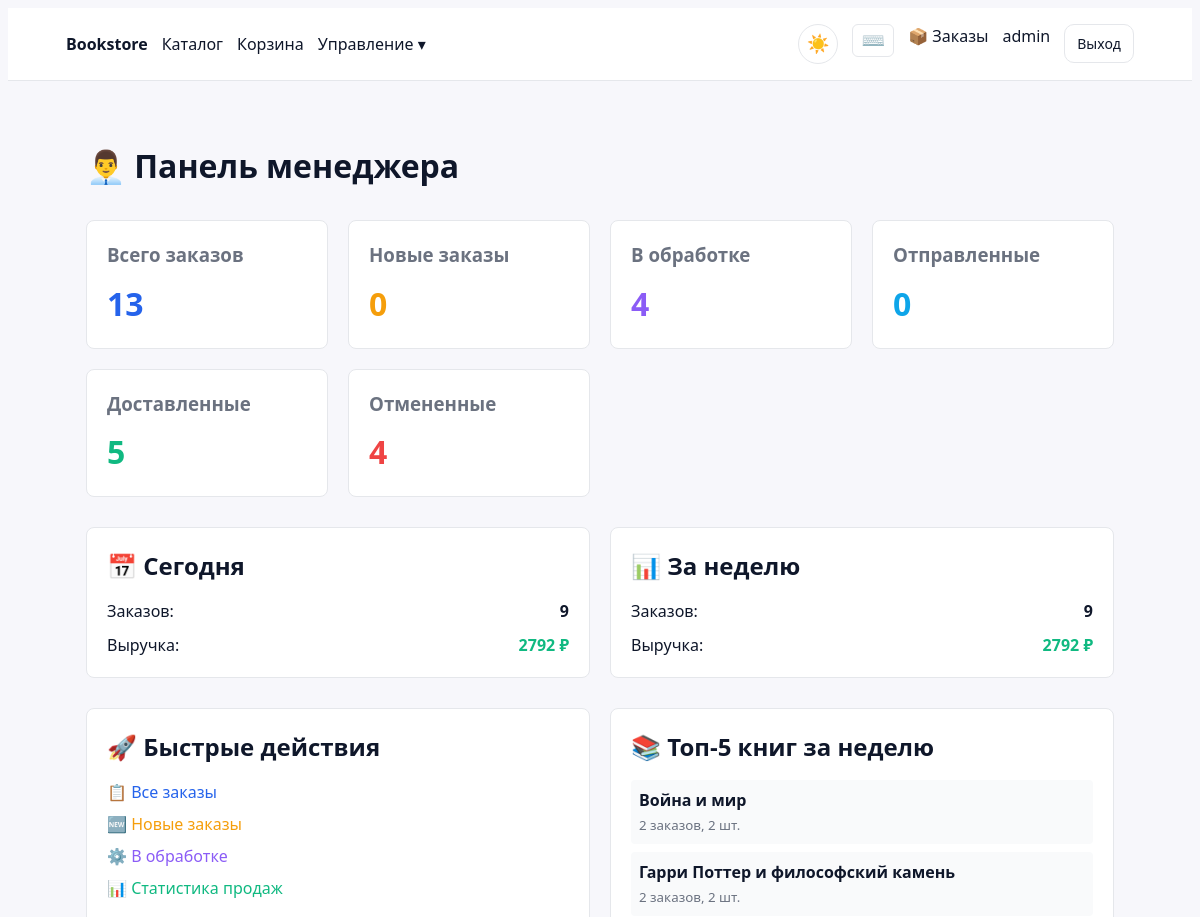
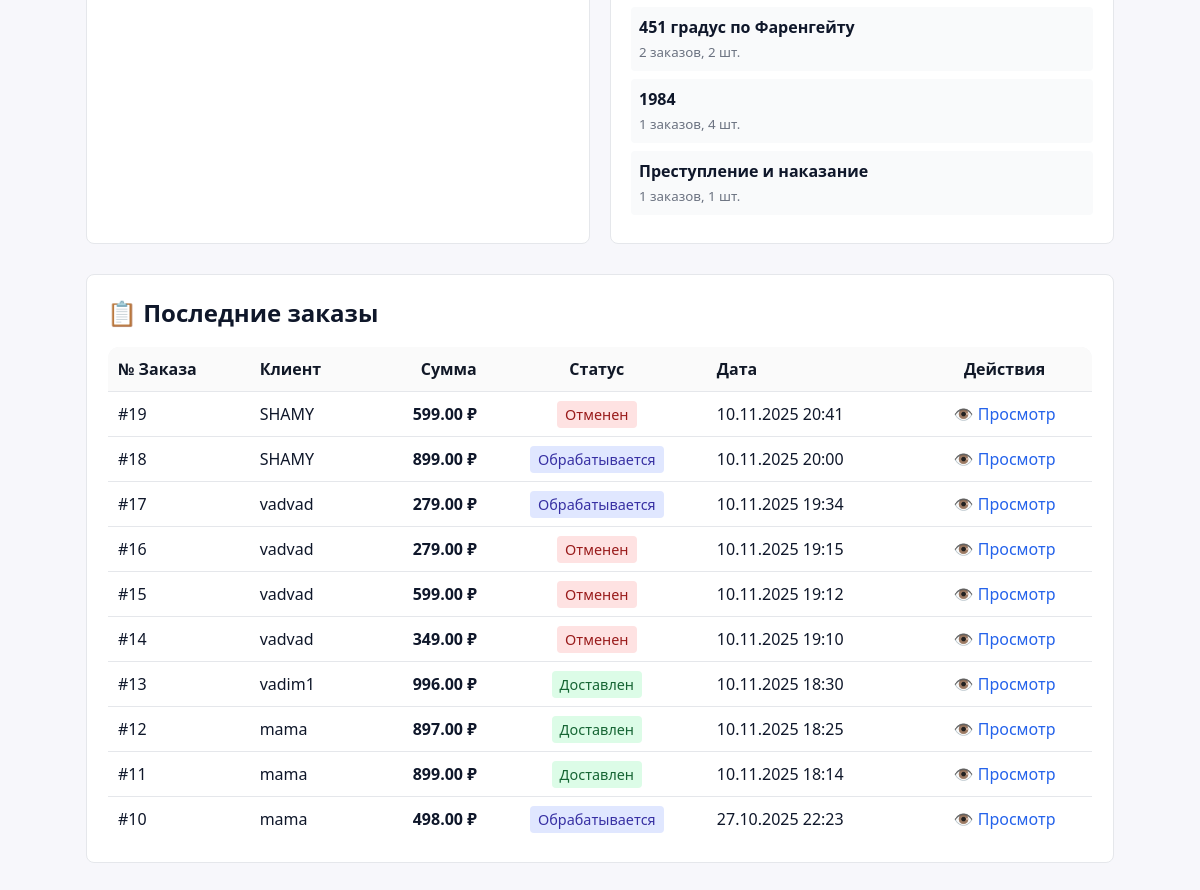
/manager/ (signed in), run on the app's committed database (2 pictures, top to bottom).
### backend/apps/catalog/models.py (models this page shows, shortened)
class Book(models.Model):
    title = models.CharField(max_length=255)
    isbn = models.CharField(max_length=20, unique=True)
    description = models.TextField(blank=True)
    category = models.ForeignKey(Category, on_delete=models.PROTECT, related_name="books")
    price = models.DecimalField(max_digits=10, decimal_places=2)
    rating = models.DecimalField(max_digits=3, decimal_places=2, default=0)
    pages = models.PositiveIntegerField(null=True, blank=True)
    publication_date = models.DateField(null=True, blank=True)
    cover_image = models.ImageField(upload_to='book_covers/', blank=True, null=True)
    is_active = models.BooleanField(default=True)
    created_at = models.DateTimeField(auto_now_add=True)
    updated_at = models.DateTimeField(auto_now=True)
    class Meta:
        ordering = ["title"]
        indexes = [
            models.Index(fields=['category', 'is_active']),
            models.Index(fields=['price']),
            models.Index(fields=['rating']),
        ]

### backend/apps/orders/models.py (models this page shows, shortened)
class Order(models.Model):
    STATUS_CHOICES = (
        ("processing", "Обрабатывается"),
        ("shipped", "Отправлен"),
        ("delivered", "Доставлен"),
        ("cancelled", "Отменен"),
    )
    user = models.ForeignKey(settings.AUTH_USER_MODEL, on_delete=models.CASCADE, related_name='orders')
    status = models.CharField(max_length=20, choices=STATUS_CHOICES, default="processing")
    total_amount = models.DecimalField(max_digits=12, decimal_places=2, default=0)
    shipping_address = models.TextField(default="")
    shipping_city = models.CharField(max_length=100, default="")
    shipping_postal_code = models.CharField(max_length=20, default="")
    notes = models.TextField(blank=True)
    created_at = models.DateTimeField(auto_now_add=True)
    updated_at = models.DateTimeField(auto_now=True)
    class Meta:
        ordering = ['-created_at']
        indexes = [
            models.Index(fields=['user', 'status']),
            models.Index(fields=['status', 'created_at']),
        ]

### backend/apps/web/manager_views.py (the view)
# urls.py: path('manager/', manager_views.manager_dashboard, name='manager-dashboard'),
@manager_required
def manager_dashboard(request):
    total_orders = Order.objects.count()
    new_orders = Order.objects.filter(status='new').count()
    processing_orders = Order.objects.filter(status='processing').count()
    shipped_orders = Order.objects.filter(status='shipped').count()
    delivered_orders = Order.objects.filter(status='delivered').count()
    cancelled_orders = Order.objects.filter(status='cancelled').count()
    today = datetime.now().date()
    today_orders = Order.objects.filter(created_at__date=today).count()
    today_revenue = Order.objects.filter(
        created_at__date=today,
        status__in=['delivered', 'shipped']
    ).aggregate(total=Sum('total_amount'))['total'] or 0
    week_ago = today - timedelta(days=7)
    week_orders = Order.objects.filter(created_at__date__gte=week_ago).count()
    week_revenue = Order.objects.filter(
        created_at__date__gte=week_ago,
        status__in=['delivered', 'shipped']
    ).aggregate(total=Sum('total_amount'))['total'] or 0
    recent_orders = Order.objects.select_related('user').order_by('-created_at')[:10]
    top_books = Book.objects.annotate(
        week_orders=Count('orderitem__order', filter=Q(orderitem__order__created_at__date__gte=week_ago)),
        week_quantity=Sum('orderitem__quantity', filter=Q(orderitem__order__created_at__date__gte=week_ago))
    ).filter(week_orders__gt=0).order_by('-week_orders')[:5]
    context = {
        'total_orders': total_orders,
        'new_orders': new_orders,
        'processing_orders': processing_orders,
        'shipped_orders': shipped_orders,
        'delivered_orders': delivered_orders,
        'cancelled_orders': cancelled_orders,
        'today_orders': today_orders,
        'today_revenue': today_revenue,
        'week_orders': week_orders,
        'week_revenue': week_revenue,
        'recent_orders': recent_orders,
        'top_books': top_books,
    }
    return render(request, 'web/manager/dashboard.html', context)

### templates/web/manager/dashboard.html (shortened to what this page needs)
{% extends 'web/base.html' %}
{% block content %}
<div style="max-width: 1200px; margin: 0 auto; padding: 20px;">
	<h1>👨‍💼 Панель менеджера</h1>
	<div style="display: grid; grid-template-columns: repeat(auto-fit, minmax(200px, 1fr)); gap: 20px; margin: 30px 0;">
		<div style="background: #fff; padding: 20px; border-radius: 8px; border: 1px solid #e5e7eb;">
			<h3 style="margin: 0 0 10px 0; color: #6b7280;">Всего заказов</h3>
			<p style="font-size: 2em; margin: 0; color: #2563eb; font-weight: bold;">{{ total_orders }}</p>
		</div>
		<div style="background: #fff; padding: 20px; border-radius: 8px; border: 1px solid #e5e7eb;">
			<h3 style="margin: 0 0 10px 0; color: #6b7280;">Новые заказы</h3>
			<p style="font-size: 2em; margin: 0; color: #f59e0b; font-weight: bold;">{{ new_orders }}</p>
		</div>
		<div style="background: #fff; padding: 20px; border-radius: 8px; border: 1px solid #e5e7eb;">
			<h3 style="margin: 0 0 10px 0; color: #6b7280;">В обработке</h3>
			<p style="font-size: 2em; margin: 0; color: #8b5cf6; font-weight: bold;">{{ processing_orders }}</p>
		</div>
		<div style="background: #fff; padding: 20px; border-radius: 8px; border: 1px solid #e5e7eb;">
			<h3 style="margin: 0 0 10px 0; color: #6b7280;">Отправленные</h3>
			<p style="font-size: 2em; margin: 0; color: #0ea5e9; font-weight: bold;">{{ shipped_orders }}</p>
		</div>
		<div style="background: #fff; padding: 20px; border-radius: 8px; border: 1px solid #e5e7eb;">
			<h3 style="margin: 0 0 10px 0; color: #6b7280;">Доставленные</h3>
			<p style="font-size: 2em; margin: 0; color: #10b981; font-weight: bold;">{{ delivered_orders }}</p>
		</div>
		<div style="background: #fff; padding: 20px; border-radius: 8px; border: 1px solid #e5e7eb;">
			<h3 style="margin: 0 0 10px 0; color: #6b7280;">Отмененные</h3>
			<p style="font-size: 2em; margin: 0; color: #ef4444; font-weight: bold;">{{ cancelled_orders }}</p>
		</div>
	</div>
	<div style="display: grid; grid-template-columns: repeat(auto-fit, minmax(300px, 1fr)); gap: 20px; margin: 30px 0;">
		<div style="background: #fff; padding: 20px; border-radius: 8px; border: 1px solid #e5e7eb;">
			<h2 style="margin: 0 0 15px 0;">📅 Сегодня</h2>
			<div style="display: flex; justify-content: space-between; margin-bottom: 10px;">
				<span>Заказов:</span>
				<strong>{{ today_orders }}</strong>
			</div>
			<div style="display: flex; justify-content: space-between;">
				<span>Выручка:</span>
				<strong style="color: #10b981;">{{ today_revenue|floatformat:0 }} ₽</strong>
			</div>
		</div>
		<div style="background: #fff; padding: 20px; border-radius: 8px; border: 1px solid #e5e7eb;">
			<h2 style="margin: 0 0 15px 0;">📊 За неделю</h2>
			<div style="display: flex; justify-content: space-between; margin-bottom: 10px;">
				<span>Заказов:</span>
				<strong>{{ week_orders }}</strong>
			</div>
			<div style="display: flex; justify-content: space-between;">
				<span>Выручка:</span>
				<strong style="color: #10b981;">{{ week_revenue|floatformat:0 }} ₽</strong>
			</div>
		</div>
	</div>
	<div style="display: grid; grid-template-columns: repeat(auto-fit, minmax(300px, 1fr)); gap: 20px; margin: 30px 0;">
		<div style="background: #fff; padding: 20px; border-radius: 8px; border: 1px solid #e5e7eb;">
			<h2 style="margin: 0 0 15px 0;">🚀 Быстрые действия</h2>
			<ul style="list-style: none; padding: 0; margin: 0;">
				<li style="margin: 8px 0;"><a href="/manager/orders/" style="color: #2563eb; text-decoration: none;">📋 Все заказы</a></li>
				<li style="margin: 8px 0;"><a href="/manager/orders/?status=new" style="color: #f59e0b; text-decoration: none;">🆕 Новые заказы</a></li>
				<li style="margin: 8px 0;"><a href="/manager/orders/?status=processing" style="color: #8b5cf6; text-decoration: none;">⚙️ В обработке</a></li>
				<li style="margin: 8px 0;"><a href="/manager/statistics/" style="color: #10b981; text-decoration: none;">📊 Статистика продаж</a></li>
			</ul>
		</div>
		<div style="background: #fff; padding: 20px; border-radius: 8px; border: 1px solid #e5e7eb;">
			<h2 style="margin: 0 0 15px 0;">📚 Топ-5 книг за неделю</h2>
			{% if top_books %}
			<ul style="list-style: none; padding: 0; margin: 0;">
				{% for book in top_books %}
				<li style="margin: 8px 0; padding: 8px; background: #f9fafb; border-radius: 4px;">
					<strong>{{ book.title }}</strong><br>
					<small style="color: #6b7280;">{{ book.week_orders }} заказов, {{ book.week_quantity }} шт.</small>
				</li>
				{% endfor %}
			</ul>
			{% else %}
			<p style="color: #6b7280; margin: 0;">Нет данных за неделю</p>
			{% endif %}
		</div>
	</div>
	<div style="background: #fff; padding: 20px; border-radius: 8px; border: 1px solid #e5e7eb;">
		<h2 style="margin: 0 0 15px 0;">📋 Последние заказы</h2>
		{% if recent_orders %}
		<div style="overflow-x: auto;">
			<table style="width: 100%; border-collapse: collapse;">
				<thead style="background: #f9fafb;">
					<tr>
						<th style="padding: 10px; text-align: left;">№ Заказа</th>
						<th style="padding: 10px; text-align: left;">Клиент</th>
						<th style="padding: 10px; text-align: right;">Сумма</th>
						<th style="padding: 10px; text-align: center;">Статус</th>
						<th style="padding: 10px; text-align: left;">Дата</th>
						<th style="padding: 10px; text-align: center;">Действия</th>
					</tr>
				</thead>
				<tbody>
					{% for order in recent_orders %}
					<tr style="border-top: 1px solid #e5e7eb;">
						<td style="padding: 10px;">#{{ order.id }}</td>
						<td style="padding: 10px;">{{ order.user.username }}</td>
						<td style="padding: 10px; text-align: right; font-weight: 600;">{{ order.total_amount }} ₽</td>
						<td style="padding: 10px; text-align: center;">
							<span style="padding: 4px 8px; border-radius: 4px; font-size: 0.9em;
								{% if order.status == 'new' %}background: #fef3c7; color: #92400e;
								{% elif order.status == 'processing' %}background: #e0e7ff; color: #3730a3;
								{% elif order.status == 'shipped' %}background: #dbeafe; color: #1e40af;
								{% elif order.status == 'delivered' %}background: #dcfce7; color: #166534;
								{% elif order.status == 'cancelled' %}background: #fee2e2; color: #991b1b;
								{% endif %}">
								{{ order.get_status_display }}
							</span>
						</td>
						<td style="padding: 10px;">{{ order.created_at|date:"d.m.Y H:i" }}</td>
						<td style="padding: 10px; text-align: center;">
							<a href="/manager/orders/{{ order.id }}/" style="color: #2563eb; text-decoration: none;">👁️ Просмотр</a>
						</td>
					</tr>
					{% endfor %}
				</tbody>
			</table>
		</div>
		{% else %}
		<p style="color: #6b7280; text-align: center; padding: 20px;">Нет заказов</p>
		{% endif %}
	</div>
</div>
{% endblock %}

### templates/web/base.html (shortened to what this page needs)
{% load static %}
<!doctype html>
<html lang="ru">
<head>
	<link rel="stylesheet" href="https://cdn.jsdelivr.net/npm/modern-normalize/modern-normalize.css">
	<link rel="stylesheet" href="{% static 'styles.css' %}">
</head>
<body class="light"
	  data-is-authenticated="{% if request.user.is_authenticated %}true{% else %}false{% endif %}"
	  data-is-staff="{% if request.user.is_staff %}true{% else %}false{% endif %}">
	<header class="header">
		<div class="nav container">
			<ul class="nav-left">
				<li class="brand"><a href="/">Bookstore</a></li>
				<li><a href="/catalog/">Каталог</a></li>
				<li><a href="/cart/">Корзина</a></li>
				{% if request.user.is_authenticated %}
					{% if request.user.profile.role == 'admin' or request.user.is_staff %}
					<li class="dropdown">
						<a href="#">Управление ▾</a>
					</li>
					{% endif %}
				{% endif %}
			</ul>
			<ul class="nav-right">
				<li>
					<button id="help-btn" class="btn-ghost" style="padding: 4px 8px; font-size: 1.2em; border: 1px solid var(--border); border-radius: 6px; cursor: pointer; background: var(--card);" title="Горячие клавиши (Ctrl+?)">⌨️</button>
				</li>
				{% if request.user.is_authenticated %}
				<li><a href="/orders/">📦 Заказы</a></li>
				<li><a href="/profile/">{{ request.user.username }}</a></li>
				<li><a class="btn btn-ghost" href="/logout/">Выход</a></li>
				{% else %}
				<li><a class="btn btn-ghost" href="/login/">Вход</a></li>
				<li><a class="btn" href="/register/">Регистрация</a></li>
				{% endif %}
			</ul>
		</div>
	</header>
	<main class="container main">
		{% block content %}{% endblock %}
	</main>
</body>
</html>

### static/styles.css (style rules this page uses)
:root { --bg:#f7f7fb;--card:#ffffff;--text:#0f172a;--muted:#64748b;--primary:#2563eb;--border:#e5e7eb; --radius:12px;--shadow:0 4px 24px rgba(15,23,42,.06); }
* { box-sizing:border-box }
html,body { height:100% }
body.light { background:var(--bg);color:var(--text);font:16px/1.5 system-ui,-apple-system,Segoe UI,Roboto,Ubuntu,Cantarell,Noto Sans,sans-serif }
.container { max-width:1100px;margin:0 auto;padding:16px }
@media (min-width: 1025px) { .container { max-width:1100px;padding:16px } }
.header { background:#ffffff;border-bottom:1px solid var(--border) }
.nav { display:flex;justify-content:space-between;align-items:center }
.nav ul { display:flex;gap:14px;margin:0;padding:0;list-style:none }
.nav .brand a { font-weight:700 }
.nav a { color:var(--text);text-decoration:none }
.nav .dropdown { position:relative }
.main { padding-top:20px }
button,.btn { display:inline-block;padding:8px 12px;border-radius:10px;border:1px solid var(--primary);background:var(--primary);color:#fff;cursor:pointer;font-size:14px }
.btn-ghost { background:#fff;border-color:var(--border);color:var(--text) }
table { width:100%;border-collapse:collapse;background:#fff;border:1px solid var(--border);border-radius:12px;overflow:hidden }
th,td { padding:10px 12px;border-bottom:1px solid var(--border);text-align:left }
th { background:#fafafa;color:#111827 }

### data on the page
Book: title "Война и мир", week_orders "2", week_quantity "2"
Book: title "Гарри Поттер и философский камень", week_orders "2", week_quantity "2"
Book: title "451 градус по Фаренгейту", week_orders "2", week_quantity "2"
Book: title "1984", week_orders "1", week_quantity "4"
Book: title "Преступление и наказание", week_orders "1", week_quantity "1"
Order: id "19", user.username "SHAMY", total_amount "599.00", status "Отменен", created_at "10.11.2025 20:41"
Order: id "18", user.username "SHAMY", total_amount "899.00", status "Обрабатывается", created_at "10.11.2025 20:00"
Order: id "17", user.username "vadvad", total_amount "279.00", status "Обрабатывается", created_at "10.11.2025 19:34"
Order: id "16", user.username "vadvad", total_amount "279.00", status "Отменен", created_at "10.11.2025 19:15"
Order: id "15", user.username "vadvad", total_amount "599.00", status "Отменен", created_at "10.11.2025 19:12"
Order: id "14", user.username "vadvad", total_amount "349.00", status "Отменен", created_at "10.11.2025 19:10"
Order: id "13", user.username "vadim1", total_amount "996.00", status "Доставлен", created_at "10.11.2025 18:30"
Order: id "12", user.username "mama", total_amount "897.00", status "Доставлен", created_at "10.11.2025 18:25"
Order: id "11", user.username "mama", total_amount "899.00", status "Доставлен", created_at "10.11.2025 18:14"
Order: id "10", user.username "mama", total_amount "498.00", status "Обрабатывается", created_at "27.10.2025 22:23"

### other printed values
{{ request.user.username }} "admin"
{{ total_orders }} "13"
{{ new_orders }} "0"
{{ processing_orders }} "4"
{{ shipped_orders }} "0"
{{ delivered_orders }} "5"
{{ cancelled_orders }} "4"
{{ today_orders }} "9"
{{ today_revenue|floatformat:0 }} "2792"
{{ week_orders }} "9"
{{ week_revenue|floatformat:0 }} "2792"
